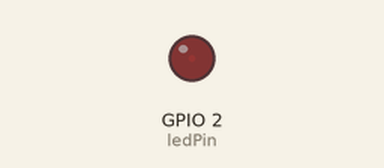
This program was run on a simulated ESP32. Shown: output pins drawn as LEDs (lit = HIGH).

Above: at 0.05 s.
At 1.15 s:
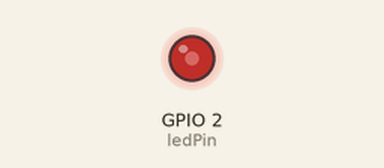
At 2.3 s:
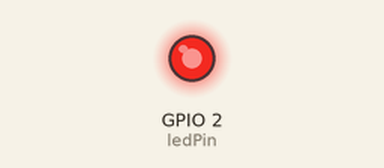
At 4.6 s:
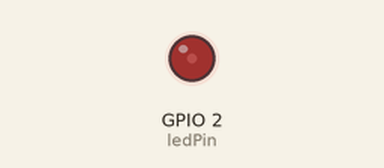
Timing chart, 0 to 6.7 s (numbered marks = the images above):
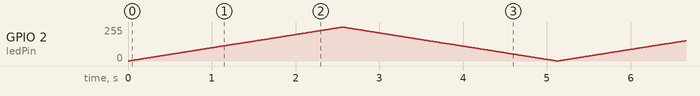

The program:

main.cpp
```cpp
// Week 6 pwm
// Name: Mutiba Saeed
// Reg no: 24-NTU-CS-FL-1100
#include <Arduino.h>

const int ledPin = 2;
const int freq = 5000;
const int ledChannel = 0;
const int resolution = 8;

void setup() {

  ledcSetup(ledChannel, freq, resolution);
  ledcAttachPin(ledPin, ledChannel);
}

void loop() {

  for(int dutyCycle = 0; dutyCycle <= 255; dutyCycle++){
    ledcWrite(ledChannel, dutyCycle);
    delay(10);
  }

  for(int dutyCycle = 255; dutyCycle >= 0; dutyCycle--){
    ledcWrite(ledChannel, dutyCycle);
    delay(10);
  }
}
```
